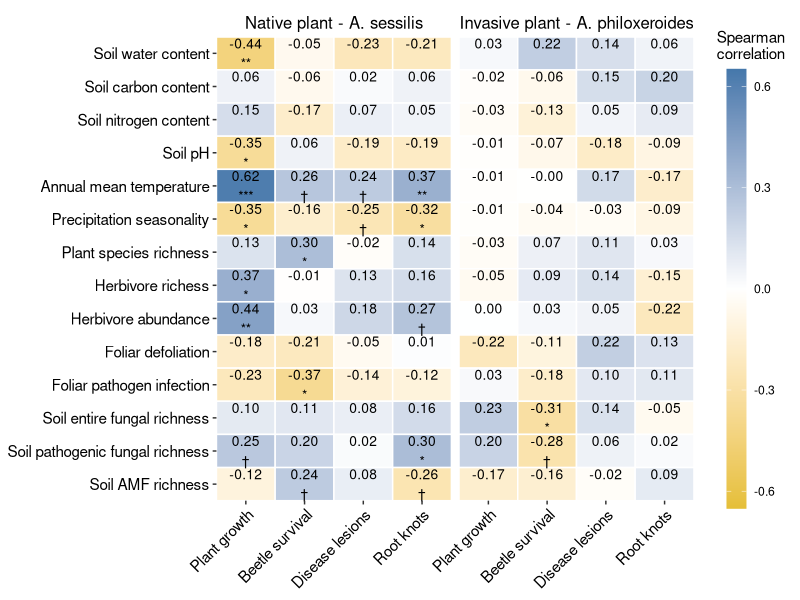

Recreate this plot in R.
################################################################################
################################### Figure 4 ###################################
################################################################################

# loading package
library(openxlsx)
library(dplyr)
library(ggplot2)
library(psych)
library(ggtext)

# loading field survey dataset
figure_4_data <- read.xlsx("Field_survey_dataset.xlsx", sheet = "Field_survey", colNames = T)
figure_4_data$Origin <- ifelse(figure_4_data$Species == "Alternanthera_philoxeroides", "Invasive", "Native")
figure_4_data$Origin <- factor(figure_4_data$Origin, levels = c("Native", "Invasive"))
figure_4_data$Species <- as.factor(figure_4_data$Species)

colnames(figure_4_data)
# data translation
figure_4_data$SQRTlesion <- sqrt(figure_4_data$Lesion)
figure_4_data$SQRTknots <- sqrt(figure_4_data$Knots)
figure_4_data$LOGdefol <- log10(figure_4_data$Defol)
figure_4_data$SQRTdisease <- sqrt(figure_4_data$Disease)
#figure_4_data$LOGFUNG <- log10(figure_4_data$FUNGSR) # no translation
figure_4_data$LOGPATH <- log10(figure_4_data$PATHSR)
figure_4_data$SQRTAMF <- sqrt(figure_4_data$AMFSR)

# data translation
figure_4_data$LOGSoil_C <- log10(figure_4_data$Soil_C)
figure_4_data$LOGSoil_N <- log10(figure_4_data$Soil_N)
figure_4_data$SQRTHerbAB <- sqrt(figure_4_data$HerbAB)

################################ Native dataset ################################
figure_4_data_nat <- subset(figure_4_data, Origin == "Native")
select_var <- c("Soil_wc", "LOGSoil_C", "LOGSoil_N", "Soil_ph", "Bio1", "Bio15", "ALLplSR", "HerbFR", "SQRTHerbAB", "LOGdefol", 
                "SQRTdisease", "FUNGSR", "LOGPATH", "SQRTAMF")

cor_results <- corr.test(figure_4_data_nat[,c("Con_mass", "Bsurv", "SQRTlesion", "SQRTknots")], 
                         figure_4_data_nat[, select_var], method = "spearman", adjust = "none")

cor_matrix <- cor_results$r 
p_matrix <- cor_results$p   
n_matrix <- cor_results$n  

# Convert cor_matrix and p_matrix to data frames and merge them
cor_df <- as.data.frame(cor_matrix) %>%
  tibble::rownames_to_column(var = "Respond_var") %>%
  tidyr::pivot_longer(cols = -Respond_var, names_to = "Predict_var", values_to = "Correlation")

p_df <- as.data.frame(p_matrix) %>%
  tibble::rownames_to_column(var = "Respond_var") %>%
  tidyr::pivot_longer(cols = -Respond_var, names_to = "Predict_var", values_to = "p_value")

# Merge the two data frames
plot_data_nat <- left_join(cor_df, p_df, by = c("Respond_var", "Predict_var"))
plot_data_nat$Origin = "Native plant - A. sessilis"


############################### Invasive dataset ###############################
figure_4_data_inv <- subset(figure_4_data, Origin == "Invasive")

cor_results <- corr.test(figure_4_data_inv[,c("Con_mass", "Bsurv", "SQRTlesion", "SQRTknots")], 
                         figure_4_data_inv[, select_var], method = "spearman", adjust = "none")

cor_matrix <- cor_results$r 
p_matrix <- cor_results$p   
n_matrix <- cor_results$n  

# Convert cor_matrix and p_matrix to data frames and merge them
cor_df <- as.data.frame(cor_matrix) %>%
  tibble::rownames_to_column(var = "Respond_var") %>%
  tidyr::pivot_longer(cols = -Respond_var, names_to = "Predict_var", values_to = "Correlation")

p_df <- as.data.frame(p_matrix) %>%
  tibble::rownames_to_column(var = "Respond_var") %>%
  tidyr::pivot_longer(cols = -Respond_var, names_to = "Predict_var", values_to = "p_value")

# Merge the two data frames
plot_data_inv <- left_join(cor_df, p_df, by = c("Respond_var", "Predict_var"))
plot_data_inv$Origin = "Invasive plant - A. philoxeroides"

# Merge the native and exotic datasets
plot_data = rbind(plot_data_nat, plot_data_inv)

# Visualize figure
# Add significance markers (* for p < 0.05)
plot_data <- plot_data %>%
  mutate(
    significance = case_when(
      p_value <= 0.001 ~ "***",
      p_value <= 0.01  ~ "**",
      p_value <= 0.05  ~ "*",
      p_value <= 0.1   ~ "†",
      TRUE ~ ""
    )
  )


# Rename variables
plot_data$Respond_var[plot_data$Respond_var == "Con_mass"] <- "Plant growth"
plot_data$Respond_var[plot_data$Respond_var == "Bsurv"] <- "Beetle survival"
plot_data$Respond_var[plot_data$Respond_var == "SQRTlesion"] <- "Disease lesions"
plot_data$Respond_var[plot_data$Respond_var == "SQRTknots"] <- "Root knots"

plot_data$Predict_var[plot_data$Predict_var == "LOGSoil_C"] <- "Soil carbon content"
plot_data$Predict_var[plot_data$Predict_var == "LOGSoil_N"] <- "Soil nitrogen content"
plot_data$Predict_var[plot_data$Predict_var == "Soil_wc"] <- "Soil water content"
plot_data$Predict_var[plot_data$Predict_var == "Soil_ph"] <- "Soil pH"

plot_data$Predict_var[plot_data$Predict_var == "Bio1"] <- "Annual mean temperature"
plot_data$Predict_var[plot_data$Predict_var == "Bio15"] <- "Precipitation seasonality"

plot_data$Predict_var[plot_data$Predict_var == "ALLplSR"] <- "Plant species richness"
plot_data$Predict_var[plot_data$Predict_var == "HerbFR"] <- "Herbivore richess"
plot_data$Predict_var[plot_data$Predict_var == "SQRTHerbAB"] <- "Herbivore abundance"
plot_data$Predict_var[plot_data$Predict_var == "LOGdefol"] <- "Foliar defoliation"
plot_data$Predict_var[plot_data$Predict_var == "SQRTdisease"] <- "Foliar pathogen infection"

plot_data$Predict_var[plot_data$Predict_var == "FUNGSR"] <- "Soil entire fungal richness"
plot_data$Predict_var[plot_data$Predict_var == "LOGPATH"] <- "Soil pathogenic fungal richness"
plot_data$Predict_var[plot_data$Predict_var == "SQRTAMF"] <- "Soil AMF richness"

# Adjust factor order
plot_data$Respond_var <- factor(plot_data$Respond_var, levels = c("Plant growth", "Beetle survival", 
                                                                  "Disease lesions", "Root knots"))

plot_data$Predict_var <- factor(plot_data$Predict_var, levels = rev(c("Soil water content", "Soil carbon content", "Soil nitrogen content", "Soil pH",
                                                                     "Annual mean temperature", "Precipitation seasonality",
                                                                     "Plant species richness", "Herbivore richess", "Herbivore abundance", "Foliar defoliation", "Foliar pathogen infection",
                                                                     "Soil entire fungal richness", "Soil pathogenic fungal richness", "Soil AMF richness")))

plot_data$Origin <- factor(plot_data$Origin, levels = c("Native plant - A. sessilis",
                                                       "Invasive plant - A. philoxeroides"))


plot_data$Predict_group <- dplyr::case_when(
  plot_data$Predict_var %in% c("Soil water content", "Soil carbon content", "Soil nitrogen content", "Soil pH") ~ "Soil",
  plot_data$Predict_var %in% c("Annual mean temperature", "Precipitation seasonality") ~ "Climate",
  plot_data$Predict_var %in% c("Plant species richness", "Herbivore richess", "Herbivore abundance", "Foliar defoliation", "Foliar pathogen infection") ~ "Plant",
  plot_data$Predict_var %in% c("Soil entire fungal richness", "Soil pathogenic fungal richness", "Soil AMF richness") ~ "Fungi")

ggplot(plot_data, aes(x = Respond_var, y = Predict_var, fill = Correlation)) +
  geom_tile(color = "white", linewidth = 0.5) + 
  geom_text(aes(label = sprintf("%.2f\n%s", Correlation, significance)), 
            color = "black", size = 3.5) + 
  scale_fill_gradient2(
    low = "#E5BF38", mid = "white", high = "#4578AB",
    midpoint = 0, limits = c(-0.65, 0.65)) +
  theme_bw() + 
  scale_x_discrete(expand = c(0, 0)) +
  scale_y_discrete(expand = c(0, 0)) +
  #geom_hline(yintercept = c(14), color = "black", linetype = 1) + 
  #geom_vline(xintercept = c(1), color = "black", linetype = 1) + 
  theme(axis.text.x = element_text(angle = 45, hjust = 1),
        axis.line = element_blank(),
        axis.text = element_text(size = 11, color = "black"),
        axis.title = element_text(size = 13, color = "black"),
        panel.border = element_blank(),
        strip.background = element_rect(color="white", fill="white", size=0.5, linetype="solid"),
        strip.text.x = element_text(size = 12, color = "black"),
        legend.position = "right") + # bottom
  labs(x = NULL, y = NULL,  fill = "Spearman\ncorrelation") +
  facet_wrap(~ Origin, strip.position = "top") + # bottom
  guides(fill = guide_colorbar( title.position = "top", title.hjust = 0.5,barwidth = 1, barheight = 22)) +
  coord_cartesian(clip = 'off') -> Figure_4; Figure_4

# ggsave("Figure_4_new.pdf", plot = Figure_4, width = 8.35, height = 7.36, units = "in", dpi = 300)

